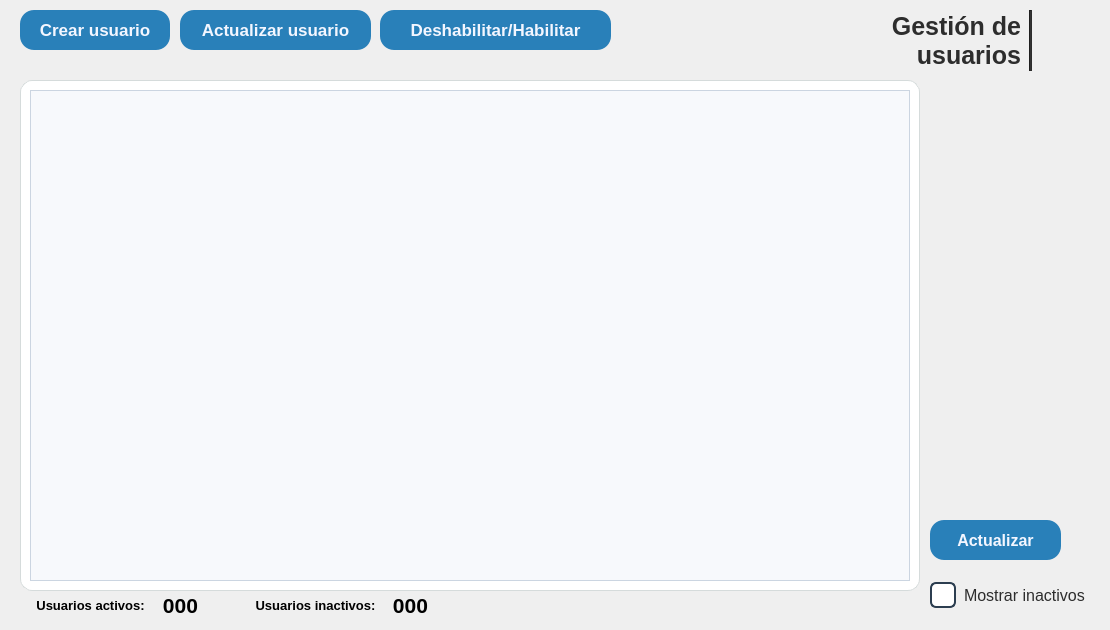
     <widget class="QWidget" name="admin_gestion_usuarios">
      <widget class="QPushButton" name="btnCrear_usuario">
       <property name="geometry">
        <rect>
         <x>20</x>
         <y>10</y>
         <width>150</width>
         <height>40</height>
        </rect>
       </property>
       <property name="sizePolicy">
        <sizepolicy hsizetype="Minimum" vsizetype="Fixed">
         <horstretch>0</horstretch>
         <verstretch>0</verstretch>
        </sizepolicy>
       </property>
       <property name="minimumSize">
        <size>
         <width>120</width>
         <height>40</height>
        </size>
       </property>
       <property name="maximumSize">
        <size>
         <width>150</width>
         <height>40</height>
        </size>
       </property>
       <property name="font">
        <font>
         <family>Segoe UI</family>
         <pointsize>13</pointsize>
         <bold>true</bold>
        </font>
       </property>
       <property name="cursor">
        <cursorShape>PointingHandCursor</cursorShape>
       </property>
       <property name="layoutDirection">
        <enum>Qt::LayoutDirection::LeftToRight</enum>
       </property>
       <property name="styleSheet">
        <string notr="true">QPushButton {
   background-color: #2980b9;
    color: #F3F6FF;
    border: none;
    padding: 8px 6px;
    border-radius: 14px;
}
QPushButton:hover {
	background-color: #0D47A1;
}</string>
       </property>
       <property name="text">
        <string>Crear usuario</string>
       </property>
       <property name="icon">
        <iconset resource="../icons/resources_ui.qrc">
         <normaloff>:/icons/new_home_white.png</normaloff>:/icons/new_home_white.png</iconset>
       </property>
       <property name="iconSize">
        <size>
         <width>18</width>
         <height>18</height>
        </size>
       </property>
      </widget>
      <widget class="QFrame" name="frameTabla_usuarios">
       <property name="geometry">
        <rect>
         <x>20</x>
         <y>80</y>
         <width>900</width>
         <height>511</height>
        </rect>
       </property>
       <property name="minimumSize">
        <size>
         <width>900</width>
         <height>450</height>
        </size>
       </property>
       <property name="maximumSize">
        <size>
         <width>16777215</width>
         <height>550</height>
        </size>
       </property>
       <property name="styleSheet">
        <string notr="true">QFrame#frameTabla_usuarios {
    border: 1px solid #d5dbdb;
    border-radius: 12px;
    background-color: white;
}</string>
       </property>
       <property name="frameShape">
        <enum>QFrame::Shape::StyledPanel</enum>
       </property>
       <property name="frameShadow">
        <enum>QFrame::Shadow::Raised</enum>
       </property>
       <layout class="QHBoxLayout" name="horizontalLayout_3">
        <item>
         <widget class="QTableView" name="tableW_usuarios">
          <property name="styleSheet">
           <string notr="true">QTableView {
    background-color: #F7F9FC;
    gridline-color: #E3E8EF;
    color: #0B1321;
    alternate-background-color: #E3F2FD;
    selection-background-color: #2980b9;
    selection-color: #FFFFFF;
    border: 1px solid #CBD5E1;
}

/* Cabecera horizontal */
QHeaderView::section {
    background-color: #ECF0F1;   /* encabezado */
    color: #2C3E50;              /* azul oscuro */
    font-weight: bold;
    border: none;
    padding: 6px;
}

/* Cabecera vertical */
QHeaderView::section:vertical {
    background-color: #ECF0F1;
    color: #2C3E50;
    font-weight: bold;
    border: none;
    padding: 4px;
}

/* Botón de esquina (arriba a la izquierda) */
QTableCornerButton::section {
    background-color: transparent;
    border: none;
}

/* Scrollbar vertical */
QScrollBar:vertical {
    background: transparent;
    width: 10px;
    margin: 2px;
}

QScrollBar::handle:vertical {
    background: #CBD5E1;
    border-radius: 4px;
    min-height: 20px;
}

QScrollBar::handle:vertical:hover {
    background: #94A3B8;
}

QScrollBar::add-line:vertical,
QScrollBar::sub-line:vertical {
    background: none;
    border: none;
    height: 0px;
}</string>
          </property>
          <property name="editTriggers">
           <set>QAbstractItemView::EditTrigger::NoEditTriggers</set>
          </property>
          <property name="alternatingRowColors">
           <bool>true</bool>
          </property>
          <property name="selectionBehavior">
           <enum>QAbstractItemView::SelectionBehavior::SelectRows</enum>
          </property>
          <property name="showGrid">
           <bool>true</bool>
          </property>
          <property name="sortingEnabled">
           <bool>true</bool>
          </property>
         </widget>
        </item>
       </layout>
      </widget>
      <widget class="QPushButton" name="btnActualizar_usuario">
       <property name="geometry">
        <rect>
         <x>180</x>
         <y>10</y>
         <width>191</width>
         <height>40</height>
        </rect>
       </property>
       <property name="sizePolicy">
        <sizepolicy hsizetype="Minimum" vsizetype="Fixed">
         <horstretch>0</horstretch>
         <verstretch>0</verstretch>
        </sizepolicy>
       </property>
       <property name="minimumSize">
        <size>
         <width>120</width>
         <height>40</height>
        </size>
       </property>
       <property name="maximumSize">
        <size>
         <width>200</width>
         <height>40</height>
        </size>
       </property>
       <property name="font">
        <font>
         <family>Segoe UI</family>
         <pointsize>13</pointsize>
         <bold>true</bold>
        </font>
       </property>
       <property name="cursor">
        <cursorShape>PointingHandCursor</cursorShape>
       </property>
       <property name="layoutDirection">
        <enum>Qt::LayoutDirection::LeftToRight</enum>
       </property>
       <property name="styleSheet">
        <string notr="true">QPushButton {
   background-color: #2980b9;
    color: #F3F6FF;
    border: none;
    padding: 8px 6px;
    border-radius: 14px;
}
QPushButton:hover {
	background-color: #0D47A1;
}</string>
       </property>
       <property name="text">
        <string>Actualizar usuario</string>
       </property>
       <property name="icon">
        <iconset resource="../icons/resources_ui.qrc">
         <normaloff>:/icons/edit_white.png</normaloff>:/icons/edit_white.png</iconset>
       </property>
       <property name="iconSize">
        <size>
         <width>18</width>
         <height>18</height>
        </size>
       </property>
      </widget>
      <widget class="QPushButton" name="btnDisable_usuario">
       <property name="geometry">
        <rect>
         <x>380</x>
         <y>10</y>
         <width>231</width>
         <height>40</height>
        </rect>
       </property>
       <property name="sizePolicy">
        <sizepolicy hsizetype="Minimum" vsizetype="Fixed">
         <horstretch>0</horstretch>
         <verstretch>0</verstretch>
        </sizepolicy>
       </property>
       <property name="minimumSize">
        <size>
         <width>120</width>
         <height>40</height>
        </size>
       </property>
       <property name="maximumSize">
        <size>
         <width>250</width>
         <height>40</height>
        </size>
       </property>
       <property name="font">
        <font>
         <family>Segoe UI</family>
         <pointsize>13</pointsize>
         <bold>true</bold>
        </font>
       </property>
       <property name="cursor">
        <cursorShape>PointingHandCursor</cursorShape>
       </property>
       <property name="layoutDirection">
        <enum>Qt::LayoutDirection::LeftToRight</enum>
       </property>
       <property name="styleSheet">
        <string notr="true">QPushButton {
   background-color: #2980b9;
    color: #F3F6FF;
    border: none;
    padding: 8px 6px;
    border-radius: 14px;
}
QPushButton:hover {
	background-color: #0D47A1;
}</string>
       </property>
       <property name="text">
        <string>Deshabilitar/Habilitar</string>
       </property>
       <property name="icon">
        <iconset resource="../icons/resources_ui.qrc">
         <normaloff>:/icons/confirm_white.png</normaloff>:/icons/confirm_white.png</iconset>
       </property>
       <property name="iconSize">
        <size>
         <width>18</width>
         <height>18</height>
        </size>
       </property>
      </widget>
      <widget class="QLabel" name="lblTitulo_usuarios">
       <property name="geometry">
        <rect>
         <x>880</x>
         <y>0</y>
         <width>141</width>
         <height>81</height>
        </rect>
       </property>
       <property name="font">
        <font>
         <family>Segoe UI</family>
         <pointsize>19</pointsize>
         <bold>true</bold>
        </font>
       </property>
       <property name="styleSheet">
        <string notr="true">color: #2d2d2d;
background-color: transparent;</string>
       </property>
       <property name="frameShape">
        <enum>QFrame::Shape::NoFrame</enum>
       </property>
       <property name="frameShadow">
        <enum>QFrame::Shadow::Plain</enum>
       </property>
       <property name="text">
        <string>Gestión de usuarios</string>
       </property>
       <property name="scaledContents">
        <bool>false</bool>
       </property>
       <property name="alignment">
        <set>Qt::AlignmentFlag::AlignRight|Qt::AlignmentFlag::AlignTrailing|Qt::AlignmentFlag::AlignVCenter</set>
       </property>
       <property name="wordWrap">
        <bool>true</bool>
       </property>
       <property name="indent">
        <number>0</number>
       </property>
      </widget>
      <widget class="QLabel" name="lblLogo_usuarios">
       <property name="geometry">
        <rect>
         <x>1039</x>
         <y>10</y>
         <width>51</width>
         <height>61</height>
        </rect>
       </property>
       <property name="minimumSize">
        <size>
         <width>50</width>
         <height>50</height>
        </size>
       </property>
       <property name="maximumSize">
        <size>
         <width>130</width>
         <height>70</height>
        </size>
       </property>
       <property name="text">
        <string/>
       </property>
       <property name="pixmap">
        <pixmap resource="../icons/resources_ui.qrc">:/logos/logo_escuela_sinFondo.png</pixmap>
       </property>
       <property name="scaledContents">
        <bool>true</bool>
       </property>
      </widget>
      <widget class="Line" name="line_4">
       <property name="geometry">
        <rect>
         <x>1029</x>
         <y>10</y>
         <width>3</width>
         <height>61</height>
        </rect>
       </property>
       <property name="minimumSize">
        <size>
         <width>3</width>
         <height>61</height>
        </size>
       </property>
       <property name="maximumSize">
        <size>
         <width>3</width>
         <height>61</height>
        </size>
       </property>
       <property name="styleSheet">
        <string notr="true">background-color: #2d2d2d;</string>
       </property>
       <property name="orientation">
        <enum>Qt::Orientation::Vertical</enum>
       </property>
      </widget>
      <widget class="QLabel" name="lblInactivos_usuarios">
       <property name="geometry">
        <rect>
         <x>380</x>
         <y>590</y>
         <width>61</width>
         <height>31</height>
        </rect>
       </property>
       <property name="font">
        <font>
         <family>Segoe UI</family>
         <pointsize>16</pointsize>
         <bold>true</bold>
        </font>
       </property>
       <property name="styleSheet">
        <string notr="true"/>
       </property>
       <property name="text">
        <string>000</string>
       </property>
       <property name="alignment">
        <set>Qt::AlignmentFlag::AlignCenter</set>
       </property>
       <property name="wordWrap">
        <bool>true</bool>
       </property>
      </widget>
      <widget class="QLabel" name="lblTarjeta1_Titulo_11">
       <property name="geometry">
        <rect>
         <x>240</x>
         <y>590</y>
         <width>151</width>
         <height>31</height>
        </rect>
       </property>
       <property name="font">
        <font>
         <family>Segoe UI</family>
         <pointsize>10</pointsize>
         <bold>true</bold>
        </font>
       </property>
       <property name="styleSheet">
        <string notr="true"/>
       </property>
       <property name="text">
        <string>Usuarios inactivos:</string>
       </property>
       <property name="alignment">
        <set>Qt::AlignmentFlag::AlignCenter</set>
       </property>
       <property name="wordWrap">
        <bool>true</bool>
       </property>
      </widget>
      <widget class="QCheckBox" name="chkMostrar_inactivos_user">
       <property name="geometry">
        <rect>
         <x>930</x>
         <y>580</y>
         <width>171</width>
         <height>31</height>
        </rect>
       </property>
       <property name="font">
        <font>
         <family>Segoe UI</family>
         <pointsize>12</pointsize>
        </font>
       </property>
       <property name="cursor">
        <cursorShape>PointingHandCursor</cursorShape>
       </property>
       <property name="styleSheet">
        <string notr="true">QCheckBox {
    spacing: 8px;
    color: #2d2d2d;
}

QCheckBox::indicator {
    width: 22px;
    height: 22px;
    border: 2px solid #2c3e50;
    border-radius: 6px;
    background: #ffffff;
}

QCheckBox::indicator:hover {
    border: 2px solid #1565C0;
}

QCheckBox::indicator:checked {
    border: 2px solid #1565C0;
    background: #2980b9;  /* mantener blanco para que Qt pinte la palomita */
}</string>
       </property>
       <property name="text">
        <string>Mostrar inactivos</string>
       </property>
       <property name="iconSize">
        <size>
         <width>20</width>
         <height>20</height>
        </size>
       </property>
       <property name="tristate">
        <bool>false</bool>
       </property>
      </widget>
      <widget class="QLabel" name="lblTarjeta1_Titulo_12">
       <property name="geometry">
        <rect>
         <x>20</x>
         <y>590</y>
         <width>141</width>
         <height>31</height>
        </rect>
       </property>
       <property name="font">
        <font>
         <family>Segoe UI</family>
         <pointsize>10</pointsize>
         <bold>true</bold>
        </font>
       </property>
       <property name="styleSheet">
        <string notr="true"/>
       </property>
       <property name="text">
        <string>Usuarios activos:</string>
       </property>
       <property name="alignment">
        <set>Qt::AlignmentFlag::AlignCenter</set>
       </property>
       <property name="wordWrap">
        <bool>true</bool>
       </property>
      </widget>
      <widget class="QLabel" name="lblActivos_usuarios">
       <property name="geometry">
        <rect>
         <x>150</x>
         <y>590</y>
         <width>61</width>
         <height>31</height>
        </rect>
       </property>
       <property name="font">
        <font>
         <family>Segoe UI</family>
         <pointsize>16</pointsize>
         <bold>true</bold>
        </font>
       </property>
       <property name="styleSheet">
        <string notr="true"/>
       </property>
       <property name="text">
        <string>000</string>
       </property>
       <property name="alignment">
        <set>Qt::AlignmentFlag::AlignCenter</set>
       </property>
       <property name="wordWrap">
        <bool>true</bool>
       </property>
      </widget>
      <widget class="QPushButton" name="btnActualizar_tabla_user">
       <property name="geometry">
        <rect>
         <x>930</x>
         <y>520</y>
         <width>131</width>
         <height>40</height>
        </rect>
       </property>
       <property name="sizePolicy">
        <sizepolicy hsizetype="Minimum" vsizetype="Fixed">
         <horstretch>0</horstretch>
         <verstretch>0</verstretch>
        </sizepolicy>
       </property>
       <property name="minimumSize">
        <size>
         <width>70</width>
         <height>40</height>
        </size>
       </property>
       <property name="maximumSize">
        <size>
         <width>150</width>
         <height>40</height>
        </size>
       </property>
       <property name="font">
        <font>
         <family>Segoe UI</family>
         <pointsize>12</pointsize>
         <bold>true</bold>
        </font>
       </property>
       <property name="cursor">
        <cursorShape>PointingHandCursor</cursorShape>
       </property>
       <property name="mouseTracking">
        <bool>true</bool>
       </property>
       <property name="tabletTracking">
        <bool>false</bool>
       </property>
       <property name="acceptDrops">
        <bool>false</bool>
       </property>
       <property name="layoutDirection">
        <enum>Qt::LayoutDirection::LeftToRight</enum>
       </property>
       <property name="autoFillBackground">
        <bool>false</bool>
       </property>
       <property name="styleSheet">
        <string notr="true">QPushButton {
   background-color: #2980b9;
    color: #F3F6FF;
    border: none;
    padding: 8px 6px;
    border-radius: 14px;
}
QPushButton:hover {
	background-color: #0D47A1;
}</string>
       </property>
       <property name="text">
        <string>Actualizar</string>
       </property>
       <property name="icon">
        <iconset resource="../icons/resources_ui.qrc">
         <normaloff>:/icons/actualizar.png</normaloff>:/icons/actualizar.png</iconset>
       </property>
       <property name="iconSize">
        <size>
         <width>40</width>
         <height>40</height>
        </size>
       </property>
      </widget>
     </widget>
